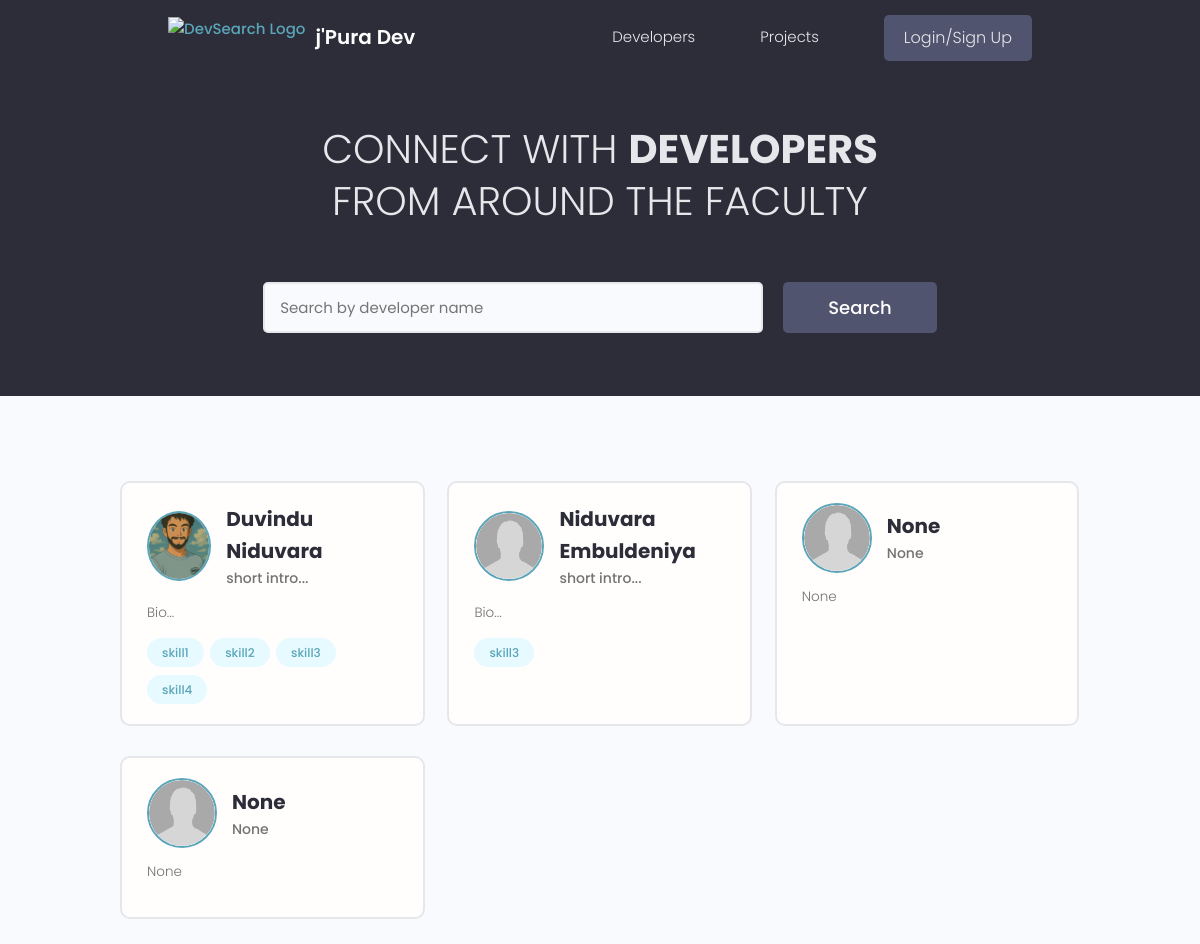
The page / on the database its author committed.
### home/models.py (models this page shows, shortened)
class Profile(models.Model):
    user = models.OneToOneField(User, on_delete=models.CASCADE)
    name = models.CharField(max_length=200, null=True)
    short_intro = models.CharField(max_length=200, null=True)
    bio = models.TextField(null=True)
    location = models.CharField(max_length=200, null=True)
    image = models.ImageField(upload_to='uploaded_profile_model/', blank=True, null=True)
    github_url = models.CharField(max_length=200, blank=True, null=True)
    linkedin_url = models.CharField(max_length=200, blank=True, null=True)
    web_url = models.CharField(max_length=200, blank=True, null=True)
    created = models.DateTimeField(auto_now_add=True)

class Skill(models.Model):
    owner = models.ForeignKey(User, on_delete=models.CASCADE)
    name = models.CharField(max_length=200)
    description = models.TextField(blank=True, null=True)
    created = models.DateTimeField(auto_now_add=True)

### home/views.py (the view)
# urls.py: path('', home, name = 'home'),
def home(request):
    users = User.objects.all()
    context = {'users':users}
    return render(request, 'home/index.html', context)

### home/templates/home/index.html (shortened to what this page needs)
{% extends 'base.html' %}
{% load static %}
{% block content %}
  <main class="home">
    <section class="hero-section text-center">
      <div class="container container--narrow">
        <div class="hero-section__box">
          <h2>CONNECT WITH <span>DEVELOPERS</span></h2>
          <h2>FROM AROUND THE FACULTY</h2>
        </div>
        <div class="hero-section__search">
          <form class="form" action="#" method="get">
            <div class="form__field">
              <input class="input input--text" id="formInput#search" type="text" name="text"
                placeholder="Search by developer name" />
            </div>
            <input class="btn btn--sub btn--lg" type="submit" value="Search" />
          </form>
        </div>
      </div>
    </section>
    <section class="devlist">
      <div class="container">
        <div class="grid grid--three">
          {% for user in users %}
            <div class="column card">
              <div class="dev">
                <a href="{% url 'profile' user.username %}" class="card__body">
                  <div class="dev__profile">
                    {% if user.profile.image %}
                      <img class="avatar avatar--md" src="{{user.profile.image.url}}" alt="image" />
                    {% else %}
                      <img class="avatar avatar--md" src="{% static 'static_profile_model/default.jpg' %}" alt="image" />
                    {% endif %}
                    <div class="dev__meta">
                      <h3>{{user.profile.name}}</h3>
                      <h5>{{user.profile.short_intro|slice:'60'}}</h5>
                    </div>
                  </div>
                  <p class="dev__info">
                    {{user.profile.bio|slice:'150'}}
                  </p>
                  <div class="dev__skills">
                    {% for skill in user.skill_set.all|slice:'6' %}
                      <span class="tag tag--pill tag--main">
                        <small>{{skill.name}}</small>
                      </span>
                    {% endfor %}
                  </div>
                </a>
              </div>
            </div>
          {% endfor %}
        </div>
      </div>
    </section>
  </main>
{% endblock content %}

### static/styles/app.css (style rules this page uses)
:root { --color-sub: #2d2d39; }
.btn--sub { background-color: var(--color-sub-light); }
.card { border: 2px solid var(--color-light); }
img { width: 100%; }
.hero-section { height: 40vh; display: flex; align-items: center; background-color: var(--color-sub); }
.hero-section__box { margin-bottom: 4rem; }
.hero-section__box > h2, .hero-section__box > h2 > span { font-size: 4rem; color: var(--color-light); line-height: 1.3; text-transform: uppercase; }
.hero-section__box > h2 { font-weight: 300; }
.hero-section__box > h2 > span { font-weight: 700; }
.hero-section__search > .form { display: flex; align-items: center; justify-content: center; gap: 2rem; }
.hero-section__search > .form input.input--text { width: 50rem; }
.devlist { margin-top: 8rem; }
.devlist .grid { align-items: stretch; }
.devlist .dev .dev__profile { display: flex; align-items: center; gap: 1.5rem; }
.devlist .dev .dev__meta h3 { color: var(--color-sub); font-size: 2rem; font-weight: 700; }
.devlist .dev .dev__meta h5 { color: var(--color-text); font-size: 1.4rem; font-weight: 500; }
.devlist .dev .dev__info { margin: 1.5rem 0; font-size: 1.35rem; line-height: 1.4; text-align: justify; }

### static/uikit/styles/modules/_variables.css (style rules this page uses)
:root { --color-main: #5aa5b9; --color-main-light: #e6faff; --color-sub: #3f4156; --color-sub-light: #51546e; --color-sub-lighter: #ededfd; --color-text: #737373; --color-gray: #8b8b8b; --color-light: #e5e7eb; --color-light-gray: #767676; --color-bg: #f8fafd; --color-white: #fffefd; --color-white-light: #f3f3f3; --color-success: #359e64; --color-success-bg: #def8e8; --color-error: #fc4b0b; --color-error-bg: #fff2ee; --font-base: 'Poppins', arial, helvetica, 'Segoe UI', roboto, ubuntu, sans-serif; --font-monospace: 'Fira Code', 'Courier New', courier, monospace; --font-regular: 300; --font-medium: 500; --font-bold: 700; --generic-shadow: 1px 1px 5px #00000010; --generic-transition: all 0.3s ease-in-out; }

### static/uikit/styles/modules/_base.css (style rules this page uses)
* { margin: 0; padding: 0; box-sizing: border-box; text-rendering: optimizeLegibility; color: inherit; font-size: inherit; }
html { font-size: 50%; }
@media only screen and (min-width: 480px) { html { font-size: 56.25%; } }
@media only screen and (min-width: 1200px) { html { font-size: 62.5%; } }
body { line-height: 1.6; font-weight: 400; font-size: 1.5rem; color: var(--color-text); background-color: var(--color-bg); min-height: 100vh; }

### static/uikit/styles/modules/_typography.css (style rules this page uses)
* { font-family: var(--font-base); }
h2 { font-size: 3.6rem; font-weight: var(--font-bold); }
h3 { font-size: 3.2rem; font-weight: var(--font-medium); }
h5 { font-size: 2.4rem; font-weight: var(--font-medium); }
h5, h6 { font-weight: var(--font-regular); }
p, span, strong { font-size: 1.6rem; color: var(--color-text); font-weight: var(--font-regular); }
a { padding-bottom: 2px; text-decoration: none; display: inline-block; color: var(--color-main); font-weight: var(--font-medium); }

### static/uikit/styles/modules/_utilities.css (style rules this page uses)
.container { width: 92%; max-width: 165rem; margin: 0 auto; box-sizing: border-box; }
.container--narrow { width: 92%; max-width: 120rem; }
@media screen and (min-width: 1000px) { .container { width: 90%; } }
@media screen and (min-width: 1000px) { .container--narrow { width: 85%; } }
@media screen and (min-width: 1200px) { .container { width: 80%; } }
@media screen and (min-width: 1200px) { .container--narrow { width: 72%; } }
.text-center { text-align: center; }

### static/uikit/styles/modules/_avatar.css (style rules this page uses)
.avatar { border-radius: 50%; border: 2px solid var(--color-main); object-fit: cover; }
.avatar--md { height: 7rem; width: 7rem; }

### static/uikit/styles/modules/_button.css (style rules this page uses)
.btn { display: inline-block; position: relative; cursor: pointer; background-color: var(--color-light); font-weight: var(--font-medium); color: var(--color-sub); text-decoration: none; padding: 1rem 2rem; border-radius: 0.5rem; border: none; width: -webkit-fit-content; width: -moz-fit-content; width: fit-content; height: -webkit-fit-content; height: -moz-fit-content; height: fit-content; font-size: 1.6rem; outline-width: 0; outline-color: transparent; -webkit-backface-visibility: hidden; backface-visibility: hidden; transition: all 0.3s ease-in-out; }
.btn--sub { background-color: var(--color-sub); color: var(--color-white); }
.btn--lg { font-size: 1.8rem; padding: 1.2rem 4.5rem; }

### static/uikit/styles/modules/_card.css (style rules this page uses)
.card { border-radius: 1rem; background-color: var(--color-white); border: 1.5px solid var(--color-light); width: auto; height: auto; margin-top: 0.5rem; margin-bottom: 0.5rem; overflow: hidden; }
.card__body, .card__header { padding: 2rem 2.5rem; }

### rows shown on the page
Skill: name "skill1"
Skill: name "skill2"
Skill: name "skill3"
Skill: name "skill4"
Skill: name "skill3"

### other values the page prints
{{ user.profile.name }} "Duvindu Niduvara"
{{ user.profile.short_intro|slice:'60' }} "short intro..."
{{ user.profile.bio|slice:'150' }} "Bio..."
{{ user.profile.name }} "Niduvara Embuldeniya"
{{ user.profile.name }} "None"
{{ user.profile.short_intro|slice:'60' }} "None"
{{ user.profile.bio|slice:'150' }} "None"
